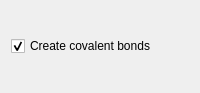
<?xml version="1.0" encoding="UTF-8"?>
<ui version="4.0">
 <class>SEEXYZImporterGUIClass</class>
 <widget class="QWidget" name="SEEXYZImporterGUIClass">
  <property name="geometry">
   <rect>
    <x>0</x>
    <y>0</y>
    <width>200</width>
    <height>93</height>
   </rect>
  </property>
  <property name="sizePolicy">
   <sizepolicy hsizetype="Minimum" vsizetype="Minimum">
    <horstretch>0</horstretch>
    <verstretch>0</verstretch>
   </sizepolicy>
  </property>
  <property name="minimumSize">
   <size>
    <width>200</width>
    <height>50</height>
   </size>
  </property>
  <property name="maximumSize">
   <size>
    <width>350</width>
    <height>800</height>
   </size>
  </property>
  <property name="windowTitle">
   <string>Options</string>
  </property>
  <layout class="QVBoxLayout" name="verticalLayout">
   <item>
    <widget class="QCheckBox" name="checkBoxCreateCovalentBonds">
     <property name="text">
      <string>Create covalent bonds</string>
     </property>
     <property name="checked">
      <bool>true</bool>
     </property>
    </widget>
   </item>
  </layout>
 </widget>
 <resources/>
 <connections/>
</ui>
